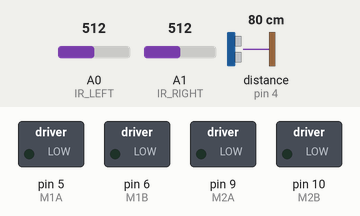
A sketch run on a simulated Arduino Uno, built with avr-gcc and run on an emulated ATmega328P. Parts: switched loads named in the sketch (green lamp = pin HIGH). The test bench sets the inputs (shaded band); at power-on: A0 (IR_LEFT) = 512, A1 (IR_RIGHT) = 512, distance to the obstacle (sensor on pin 4) 80 cm. The echo pulse lasts 58.3 µs per cm; what the sketch prints to the serial monitor is not drawn.

Above: at 0.25 s.
Timing chart, 0 to 4.9 s (numbered marks = the images above):
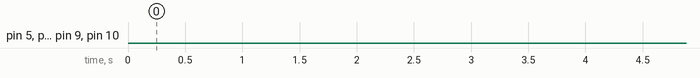

The sketch:

SumoBot.ino
```cpp
#include "Ultrasonic.h"  // Grove Ultrasonic library (not really used, custom function is written below)

// -----------------------------
// Pin definitions
// -----------------------------
#define ULTRASONIC_PIN 4   // Pin connected to ultrasonic sensor
#define IR_LEFT A0         // Left IR sensor pin
#define IR_RIGHT A1        // Right IR sensor pin

// Motor control pins
#define M1A 5   // Motor 1 backward control (PWM)
#define M1B 6   // Motor 1 forward control (PWM)
#define M2A 9   // Motor 2 backward control (PWM)
#define M2B 10  // Motor 2 forward control (PWM)

// -----------------------------
// Parameters / constants
// -----------------------------
#define PATROL_SPEED 120       // Speed while patrolling/searching
#define ATTACK_SPEED 255       // Max speed while attacking
#define TURN_SPEED 150         // Speed while turning
#define SAFE_DISTANCE_CM 20    // Distance at which enemy is considered "close"
#define IR_CALIBRATION_SAMPLES 10 // Number of samples to calibrate IR sensors

// -----------------------------
// Variables for IR sensor handling
// -----------------------------
int irThreshold = 700;          // Threshold for detecting the white line
const int debounceDelay = 50;   // Debounce time for IR line detection
unsigned long lastIrChange = 0; // Last time IR state changed
bool irLineDetected = false;    // Whether line is detected

// -----------------------------
// Variables for reversing/turning when line detected
// -----------------------------
unsigned long reverseStart = 0;     // Time when reversing started
const unsigned long reverseDuration = 400; // How long to reverse (ms)
const unsigned long turnDuration = 600;    // How long to turn after reversing (ms)
bool reversing = false;
bool turning = false;

// -----------------------------
// State machine definition
// -----------------------------
enum State { STARTUP, PATROLLING, ATTACKING, REVERSING } currentState = STARTUP;

unsigned long lastEnemySeen = 0;   // Last time an enemy was detected
unsigned long startupBeginTime = 0; // When startup delay began

// Patrolling turn management
unsigned long lastPatrolTurnTime = 0;
bool patrolTurnRight = true; // Alternate turning left/right during patrol

// Ultrasonic object
Ultrasonic ultrasonic(ULTRASONIC_PIN);

// -----------------------------
// Setup function
// -----------------------------
void setup() {
  Serial.begin(9600); // Serial monitor for debugging

  // Pin setup
  pinMode(ULTRASONIC_PIN, OUTPUT);
  pinMode(IR_LEFT, INPUT);
  pinMode(IR_RIGHT, INPUT);

  pinMode(M1A, OUTPUT);
  pinMode(M1B, OUTPUT);
  pinMode(M2A, OUTPUT);
  pinMode(M2B, OUTPUT);

  // Calibrate IR sensors
  Serial.println("Calibrating IR sensors...");
  calibrateIRThreshold();  // Set threshold based on average readings
  Serial.print("IR Threshold set to: ");
  Serial.println(irThreshold);

  // Startup delay (5 seconds before robot begins moving)
  Serial.println("Sumo Bot Ready! Waiting 5 seconds before start...");
  startupBeginTime = millis();
}

// -----------------------------
// Main loop
// -----------------------------
void loop() {
  // -------- STARTUP state --------
  if (currentState == STARTUP) {
    if (millis() - startupBeginTime >= 5000) { // Wait 5 seconds
      currentState = PATROLLING;               // Start patrolling
      lastPatrolTurnTime = millis();
      Serial.println("Startup complete! Beginning patrol.");
    } else {
      stopMotors(); // Stay still during startup
      return;
    }
  }

  // -------- Sensor readings --------
  int irLeft = analogRead(IR_LEFT);
  int irRight = analogRead(IR_RIGHT);
  long distance = readUltrasonicCM();

  // Debug print
  Serial.print("IR L: "); Serial.print(irLeft);
  Serial.print(" IR R: "); Serial.print(irRight);
  Serial.print(" Dist: ");
  if (distance == -1) Serial.print("No Echo");
  else Serial.print(distance);
  Serial.print(" cm | State: ");

  // -------- Line detection --------
  bool lineNow = (irLeft > irThreshold || irRight > irThreshold);
  if (lineNow != irLineDetected && millis() - lastIrChange > debounceDelay) {
    // Only register change if debounce delay passed
    irLineDetected = lineNow;
    lastIrChange = millis();
  }

  // If line detected, trigger reverse + turn sequence
  if (irLineDetected && !reversing && !turning) {
    reversing = true;
    reverseStart = millis();
    currentState = REVERSING;
    stopMotors();
    Serial.println("Line DETECTED -> Reversing");
  }

  // -------- Reversing sequence --------
  if (reversing) {
    driveMotors(-PATROL_SPEED, -PATROL_SPEED); // Move backward
    if (millis() - reverseStart >= reverseDuration) {
      reversing = false;
      turning = true;        // Switch to turning
      reverseStart = millis();
      Serial.println("Reverse done -> Turning");
    }
    return; // Skip rest of loop while reversing
  }

  // -------- Turning sequence --------
  if (turning) {
    driveMotors(-TURN_SPEED, TURN_SPEED); // Turn in place
    if (millis() - reverseStart >= turnDuration) {
      turning = false;
      currentState = PATROLLING;
      Serial.println("Turn done -> Patrolling");
    }
    return; // Skip rest of loop while turning
  }

  // -------- Enemy detection (ATTACK) --------
  if (distance != -1 && distance <= SAFE_DISTANCE_CM && distance > 3) {
    lastEnemySeen = millis();
    currentState = ATTACKING;
    driveMotors(ATTACK_SPEED, ATTACK_SPEED); // Charge forward
    Serial.println("Enemy DETECTED -> Attacking!");
  } else {
    // If lost enemy after attacking, switch back to patrol
    if (currentState == ATTACKING && millis() - lastEnemySeen > 2000) {
      currentState = PATROLLING;
      Serial.println("Enemy lost -> Patrolling");
    }

    // -------- PATROLLING (searching for enemy) --------
    if (currentState == PATROLLING) {
      // Alternate turning left/right every 2 seconds
      if (millis() - lastPatrolTurnTime > 2000) {
        patrolTurnRight = !patrolTurnRight;
        lastPatrolTurnTime = millis();
      }
      // Execute patrol turn
      if (patrolTurnRight)
        driveMotors(TURN_SPEED, -TURN_SPEED);
      else
        driveMotors(-TURN_SPEED, TURN_SPEED);
      Serial.println("Patrolling - Searching");
    }
  }
  delay(10); // Small loop delay
}

// -----------------------------
// Ultrasonic reading function
// -----------------------------
long readUltrasonicCM() {
  pinMode(ULTRASONIC_PIN, OUTPUT);
  digitalWrite(ULTRASONIC_PIN, LOW);
  delayMicroseconds(2);
  digitalWrite(ULTRASONIC_PIN, HIGH);
  delayMicroseconds(10);
  digitalWrite(ULTRASONIC_PIN, LOW);

  pinMode(ULTRASONIC_PIN, INPUT);
  long duration = pulseIn(ULTRASONIC_PIN, HIGH, 30000); // Max timeout 30ms

  if(duration == 0) return -1; // No echo

  long distanceCm = duration * 0.034 / 2; // Convert to cm
  if(distanceCm < 3 || distanceCm > 350) return -1; // Out of range

  return distanceCm;
}

// -----------------------------
// IR calibration function
// -----------------------------
void calibrateIRThreshold() {
  int sum = 0;
  for(int i = 0; i < IR_CALIBRATION_SAMPLES; i++) {
    sum += analogRead(IR_LEFT);
    sum += analogRead(IR_RIGHT);
    delay(20);
  }
  // Set threshold slightly above average value
  irThreshold = (sum / (IR_CALIBRATION_SAMPLES * 2)) + 100;
}

// -----------------------------
// Motor control function
// -----------------------------
void driveMotors(int speedA, int speedB) {
  // Constrain speed values
  speedA = constrain(speedA, -255, 255);
  speedB = constrain(speedB, -255, 255);

  // Motor A control
  if(speedA >= 0) {
    digitalWrite(M1A, LOW);
    analogWrite(M1B, speedA); // Forward
  } else {
    digitalWrite(M1A, HIGH);
    analogWrite(M1B, -speedA); // Reverse
  }

  // Motor B control
  if(speedB >= 0) {
    digitalWrite(M2A, LOW);
    analogWrite(M2B, speedB); // Forward
  } else {
    digitalWrite(M2A, HIGH);
    analogWrite(M2B, -speedB); // Reverse
  }
}

// -----------------------------
// Stop motors function
// -----------------------------
void stopMotors() {
  analogWrite(M1B, 0);
  analogWrite(M2B, 0);
  digitalWrite(M1A, LOW);
  digitalWrite(M2A, LOW);
}
```

Measured:
- by itself, pin 5 (M1A), pin 9 (M2A): alternates HIGH for 2.0 s and LOW for 2.0 s
- by itself, pin 6 (M1B), pin 10 (M2B): 0/255 → 150/255 at 5.2 s
